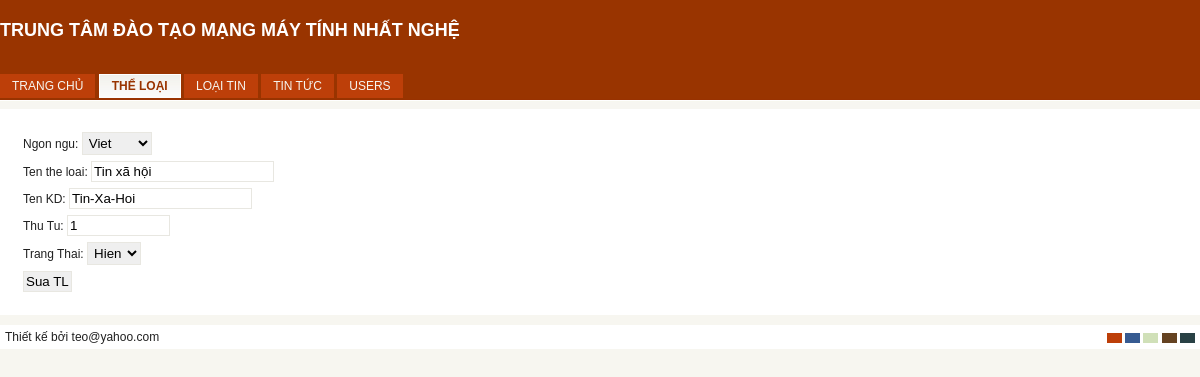
The app's page /admin/index.php?key=tls&idTL=1 (signed in) with its own data.
### tables this page shows
CREATE TABLE IF NOT EXISTS `theloai` (
  `idTL` int(11) NOT NULL AUTO_INCREMENT,
  `lang` char(2) NOT NULL DEFAULT 'vi',
  `TenTL` varchar(255) NOT NULL DEFAULT '',
  `TenTL_KhongDau` varchar(100) DEFAULT NULL,
  `ThuTu` int(11) DEFAULT '0',
  `AnHien` tinyint(1) DEFAULT '1',
  PRIMARY KEY (`idTL`),
  UNIQUE KEY `TenTL` (`TenTL`)
);

### admin/theloai_sua.php (the view, shortened to what this page needs)
<?php
if(isset($_GET['idTL'])){
	include("../connect.php");
	$idTL=$_GET['idTL'];
	$sl="select * from theloai where idTL=$idTL";
	$kq=mysqli_query($link,$sl);
	$d=mysqli_fetch_array($kq);
?>
<form id="form1" name="form1" method="post" action="process.php">
  <p>
    <label for="lang">Ngon ngu:</label>
    <select name="lang" id="lang">
      <option value="vi">Viet</option>
    </select>
  </p>
  <p>
    <label for="TenTL">Ten the loai:</label>
    <input type="text" name="TenTL" id="TenTL" value="<?php echo $d['TenTL'];?>">
  </p>
  <p>
    <label for="TenTL_KhongDau">Ten KD:</label>
    <input type="text" name="TenTL_KhongDau" id="TenTL_KhongDau" value="<?php echo $d['TenTL_KhongDau'];?>">
  </p>
  <p>
    <label for="ThuTu">Thu Tu:</label>
    <input name="ThuTu" type="text" id="ThuTu" size="10" value="<?php echo $d['ThuTu'];?>">
  </p>
  <p>
    <label for="AnHien">Trang Thai:</label>
    <select name="AnHien" id="AnHien">
      <option value="1" <?php if($d['AnHien']==1) echo "selected";?>>Hien</option>
    </select>
  </p>
  <p>
    <input type="submit" name="suatl" id="suatl" value="Sua TL">
  </p>
</form>
<?php } ?>

### admin/css/theme1.css (style rules this page uses)
body { background:#f3f9ff url(../img/bg_blue.jpg) repeat-x top; color: #202020; }
input { border:1px solid #666666; }
select { border:1px solid #d9e6f0; }

### admin/css/style.css (style rules this page uses)
* { margin:0; padding:0; }
body { font-size: 12px; font-family: Arial, Tahoma, Verdana; }
p { padding:3px; }
input { padding:2px; }
select { padding:2px; }
form { padding:10px; margin:0 auto; }

### admin/css/theme.css (style rules this page uses)
body { background:#f7f6f0 url(../img/bg.jpg) repeat-x top; color: #202020; }
input { border:1px solid #e8e7e1; }
select { border:1px solid #e8e7e1; }

### records on screen
theloai: TenTL "Tin xã hội", TenTL_KhongDau "Tin-Xa-Hoi", ThuTu "1", AnHien "Hien"
